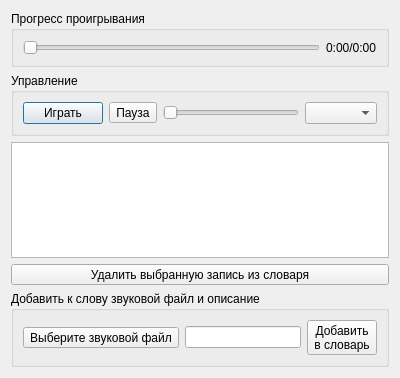
<?xml version="1.0" encoding="UTF-8"?>
<ui version="4.0">
 <class>PlayWindow</class>
 <widget class="QDialog" name="PlayWindow">
  <property name="geometry">
   <rect>
    <x>0</x>
    <y>0</y>
    <width>400</width>
    <height>378</height>
   </rect>
  </property>
  <property name="windowTitle">
   <string>Проигрыватель аудио</string>
  </property>
  <layout class="QVBoxLayout" name="verticalLayout">
   <item>
    <widget class="QGroupBox" name="groupBox">
     <property name="title">
      <string>Прогресс проигрывания</string>
     </property>
     <layout class="QHBoxLayout" name="horizontalLayout_2">
      <item>
       <widget class="QSlider" name="progressBar">
        <property name="orientation">
         <enum>Qt::Horizontal</enum>
        </property>
       </widget>
      </item>
      <item>
       <widget class="QLabel" name="labelDuration">
        <property name="text">
         <string>0:00/0:00</string>
        </property>
       </widget>
      </item>
     </layout>
    </widget>
   </item>
   <item>
    <widget class="QGroupBox" name="groupBox_2">
     <property name="sizePolicy">
      <sizepolicy hsizetype="Preferred" vsizetype="Fixed">
       <horstretch>0</horstretch>
       <verstretch>0</verstretch>
      </sizepolicy>
     </property>
     <property name="title">
      <string>Управление</string>
     </property>
     <layout class="QHBoxLayout" name="horizontalLayout">
      <item>
       <widget class="QPushButton" name="playButton">
        <property name="text">
         <string>Играть</string>
        </property>
       </widget>
      </item>
      <item>
       <widget class="QToolButton" name="pauseButton">
        <property name="text">
         <string>Пауза</string>
        </property>
       </widget>
      </item>
      <item>
       <widget class="QSlider" name="volumeSlider">
        <property name="orientation">
         <enum>Qt::Horizontal</enum>
        </property>
       </widget>
      </item>
      <item>
       <widget class="QComboBox" name="rateBox"/>
      </item>
     </layout>
    </widget>
   </item>
   <item>
    <widget class="QListView" name="playlist"/>
   </item>
   <item>
    <widget class="QToolButton" name="deleteSound">
     <property name="sizePolicy">
      <sizepolicy hsizetype="Expanding" vsizetype="Fixed">
       <horstretch>0</horstretch>
       <verstretch>0</verstretch>
      </sizepolicy>
     </property>
     <property name="text">
      <string>Удалить выбранную запись из словаря</string>
     </property>
    </widget>
   </item>
   <item>
    <widget class="QGroupBox" name="groupBox_3">
     <property name="title">
      <string>Добавить к слову звуковой файл и описание</string>
     </property>
     <layout class="QHBoxLayout" name="horizontalLayout_3">
      <item>
       <widget class="QToolButton" name="selectFile">
        <property name="text">
         <string>Выберите звуковой файл</string>
        </property>
       </widget>
      </item>
      <item>
       <widget class="QLineEdit" name="soundDescription"/>
      </item>
      <item>
       <widget class="QToolButton" name="submit">
        <property name="text">
         <string>Добавить
в словарь</string>
        </property>
       </widget>
      </item>
     </layout>
    </widget>
   </item>
  </layout>
 </widget>
 <resources/>
 <connections/>
</ui>
